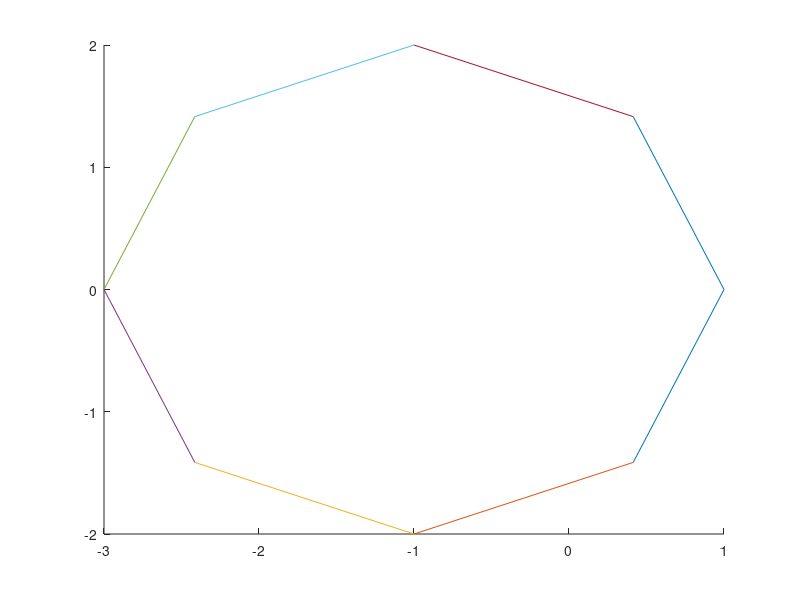

Reproduce this figure in MATLAB.
R = 2;
NumSteps = 8;
Ang = 2*pi;

Pos = zeros(NumSteps, 2);
for count = 1:NumSteps
Pos(count,:) = [R*cos(Ang*(count-1)/NumSteps), R*sin(Ang*(count-1)/NumSteps)];
end
Pos(count+1,:) = [R, 0];

Pos = Pos - [1, 0];
Pos(:,2) = -Pos(:,2);

close all
hold on;
for count = 1:size(Pos,1)-1
plot(Pos(count:count+1,1), Pos(count:count+1,2));
pause;
end

% DelPos = diff(Pos);

% close all
% hold on;
% DelPos = [[0,0]; DelPos];
% for count = 1:size(DelPos,1)-1
% plot(DelPos(count:count+1,1), DelPos(count:count+1,2));
% xlabel('Y');
% ylabel('Z');
% pause;
% end